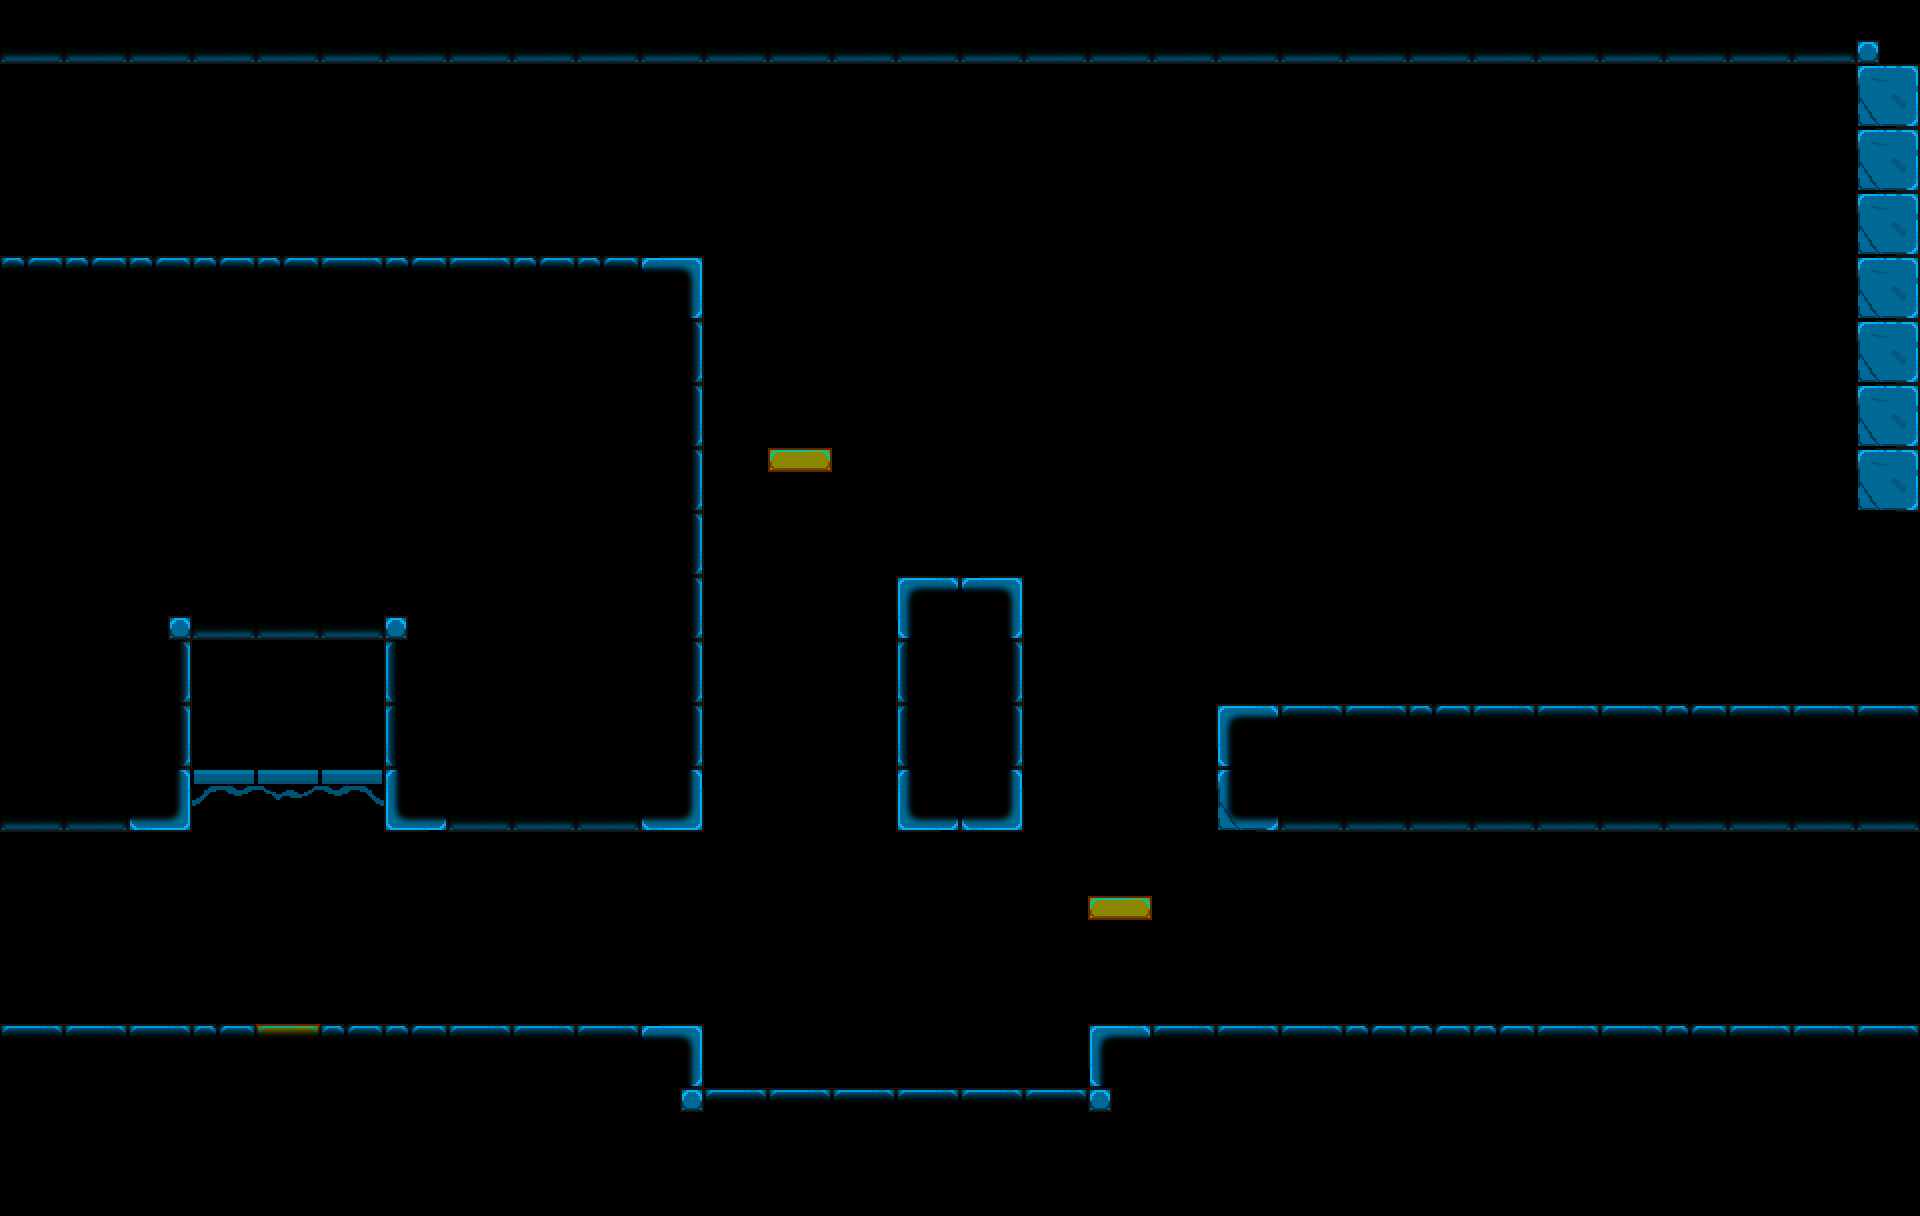

A 2D game scene composited from a Tiled map and its tileset images. What follows is a short description and the map's XML, with each tile layer's data collapsed to a summary:
An orthogonal 30x19 tile map with 64x64 px tiles, 3 tile layers (Noir, blocks, Shadow) and 30 objects (16x Collision, 5x Spawn, 4x tp, 4x wall, monster).

<map version="1.10" tiledversion="git" orientation="orthogonal" renderorder="right-down" width="30" height="19" tilewidth="64" tileheight="64" infinite="0" nextlayerid="7" nextobjectid="40">
 <tileset firstgid="1" source="../../Base.tsx" />
 <imagelayer id="5" name="Calque d'Images 1" offsetx="0" offsety="64">
  <image source="../../../src/Images/Tiled/stone_bricks.png" width="512" height="512" />
 </imagelayer>
 <layer id="2" name="Noir" width="30" height="19">
  <data>[570 cells, 204 non-empty, 1 distinct tile ids]</data>
 </layer>
 <layer id="1" name="blocks" width="30" height="19">
  <data>[570 cells, 139 non-empty, 18 distinct tile ids]</data>
 </layer>
 <layer id="3" name="Shadow" width="30" height="19">
  <data>[570 cells, 127 non-empty, 12 distinct tile ids]</data>
 </layer>
 <objectgroup id="4" name="Collisions">
  <object id="1" type="Collision" x="0" y="256" width="704" height="384" />
  <object id="2" type="Collision" x="384" y="640" width="320" height="192" />
  <object id="3" type="Collision" x="0" y="640" width="192" height="192" />
  <object id="4" type="Collision" x="320" y="1024" width="384" height="192" />
  <object id="5" type="Collision" x="704" y="1088" width="384" height="128" />
  <object id="6" type="Collision" x="1088" y="1024" width="832" height="192" />
  <object id="7" type="Collision" x="1216" y="704" width="704" height="128" />
  <object id="8" type="Collision" x="1856" y="0" width="64" height="512" />
  <object id="9" type="Collision" x="0" y="0" width="1856" height="64" />
  <object id="10" type="Collision" x="896" y="576" width="128" height="256" />
  <object id="11" name="Platform" type="Collision" x="192" y="768" width="192" height="19" />
  <object id="15" name="Spawn" x="960" y="448">
   <point />
  </object>
  <object id="17" name="TR" type="tp" x="1898.3" y="512" width="21.5" height="192" />
  <object id="18" name="DR" type="tp" x="1896" y="832" width="24.3333" height="191.667" />
  <object id="19" name="DL" type="tp" x="0" y="832" width="24.6667" height="191.333" />
  <object id="20" name="TL" type="tp" x="0" y="64" width="25.3333" height="192.667" />
  <object id="21" name="Jump" type="Collision" x="1088" y="896" width="65.3333" height="24">
   <properties>
    <property name="Force" type="int" value="12" />
   </properties>
  </object>
  <object id="22" name="Jump" type="Collision" x="768" y="448" width="65.3333" height="24">
   <properties>
    <property name="Force" type="int" value="12" />
   </properties>
  </object>
  <object id="23" name="Jump" type="Collision" x="256" y="1024" width="65.3333" height="24">
   <properties>
    <property name="Force" type="int" value="12" />
   </properties>
  </object>
  <object id="24" type="Collision" x="256" y="1048" width="64" height="168" />
  <object id="25" type="Collision" x="0" y="1024" width="256" height="192" />
  <object id="26" name="TL" type="Spawn" x="64" y="128">
   <point />
  </object>
  <object id="27" name="TR" type="Spawn" x="1792" y="576">
   <point />
  </object>
  <object id="28" name="DL" type="Spawn" x="64" y="896">
   <point />
  </object>
  <object id="29" name="DR" type="Spawn" x="1792" y="896">
   <point />
  </object>
 </objectgroup>
 <objectgroup id="6" name="Elements">
  <object id="31" name="TL" type="wall" x="0" y="64" width="64" height="192">
   <properties>
    <property name="collision" type="bool" value="true" />
    <property name="file" type="file" value="../../../src/Images/doors.png" />
    <property name="typefile" value="image" />
   </properties>
  </object>
  <object id="32" name="TR" type="wall" x="1856" y="512" width="64" height="192">
   <properties>
    <property name="collision" type="bool" value="true" />
    <property name="file" type="file" value="../../../src/Images/doors.png" />
    <property name="typefile" value="image" />
   </properties>
  </object>
  <object id="33" name="DL" type="wall" x="0" y="832" width="64" height="192">
   <properties>
    <property name="collision" type="bool" value="true" />
    <property name="file" type="file" value="../../../src/Images/doors.png" />
    <property name="typefile" value="image" />
   </properties>
  </object>
  <object id="34" name="DR" type="wall" x="1856" y="832" width="64" height="192">
   <properties>
    <property name="collision" type="bool" value="true" />
    <property name="file" type="file" value="../../../src/Images/doors.png" />
    <property name="typefile" value="image" />
   </properties>
  </object>
  <object id="39" name="gabin" type="monster" x="1280" y="576">
   <point />
  </object>
 </objectgroup>
</map>